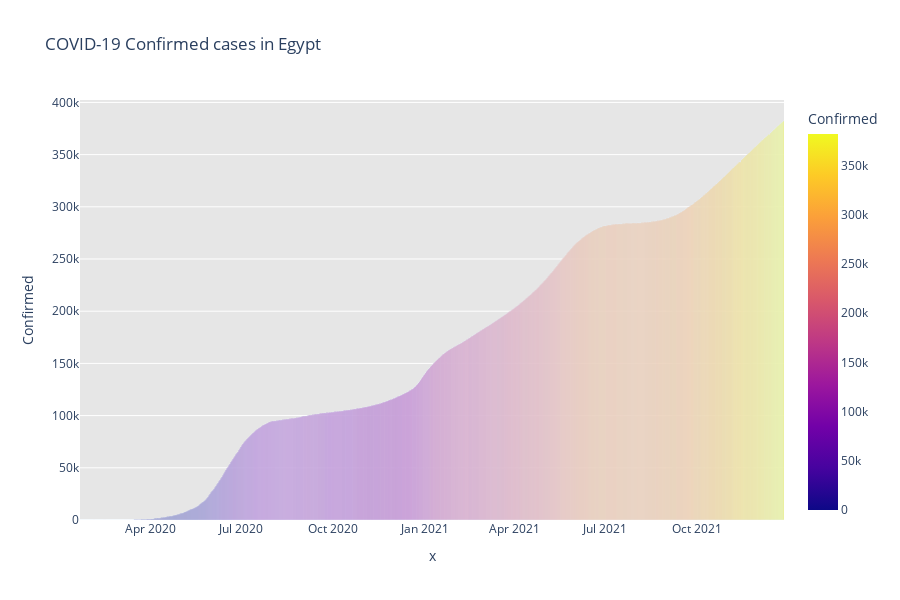

The notebook cell this image was saved under:
### Code cell
fig = px.bar(ts_EGY, x=ts_EGY.index.date, y="Confirmed", color="Confirmed", orientation="v", height=600,
             title="COVID-19 Confirmed cases in Egypt", 
             color_discrete_sequence=px.colors.cyclical.IceFire)
fig.update_layout(plot_bgcolor='rgb(230,230,230)')
fig.show()

### Figure 1 — Plotly figure (JSON) as saved in the notebook; plotly's stock layout.template omitted (floating-point values rounded to 4 significant figures; data arrays with more than 128 entries replaced by an {"elided": "..."} marker saying what was removed)
{"data": [{"alignmentgroup": "True", "hovertemplate": "x=%{x}<br>Confirmed=%{marker.color}<extra></extra>", "legendgroup": "", "marker": {"color": {"elided": "706 int values"}, "coloraxis": "coloraxis", "pattern": {"shape": ""}}, "name": "", "offsetgroup": "", "orientation": "v", "showlegend": false, "textposition": "auto", "type": "bar", "x": {"elided": "706 str values"}, "xaxis": "x", "y": {"elided": "706 int values"}, "yaxis": "y"}], "layout": {"barmode": "relative", "coloraxis": {"colorbar": {"title": {"text": "Confirmed"}}, "colorscale": [[0, "#0d0887"], [0.1111, "#46039f"], [0.2222, "#7201a8"], [0.3333, "#9c179e"], [0.4444, "#bd3786"], [0.5556, "#d8576b"], [0.6667, "#ed7953"], [0.7778, "#fb9f3a"], [0.8889, "#fdca26"], [1, "#f0f921"]]}, "height": 600, "legend": {"tracegroupgap": 0}, "plot_bgcolor": "rgb(230,230,230)", "title": {"text": "COVID-19 Confirmed cases in Egypt"}, "xaxis": {"anchor": "y", "domain": [0, 1], "title": {"text": "x"}}, "yaxis": {"anchor": "x", "domain": [0, 1], "title": {"text": "Confirmed"}}}}
